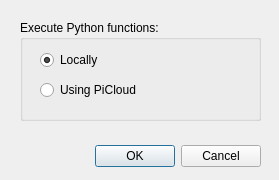
<?xml version="1.0" encoding="UTF-8"?>
<ui version="4.0">
 <class>dialog</class>
 <widget class="QDialog" name="dialog">
  <property name="geometry">
   <rect>
    <x>0</x>
    <y>0</y>
    <width>279</width>
    <height>180</height>
   </rect>
  </property>
  <property name="windowTitle">
   <string>Python</string>
  </property>
  <widget class="QDialogButtonBox" name="buttonBox">
   <property name="geometry">
    <rect>
     <x>20</x>
     <y>140</y>
     <width>241</width>
     <height>32</height>
    </rect>
   </property>
   <property name="orientation">
    <enum>Qt::Horizontal</enum>
   </property>
   <property name="standardButtons">
    <set>QDialogButtonBox::Cancel|QDialogButtonBox::Ok</set>
   </property>
  </widget>
  <widget class="QGroupBox" name="groupBox">
   <property name="geometry">
    <rect>
     <x>20</x>
     <y>20</y>
     <width>241</width>
     <height>101</height>
    </rect>
   </property>
   <property name="title">
    <string>Execute Python functions:</string>
   </property>
   <widget class="QRadioButton" name="executeLocalButton">
    <property name="geometry">
     <rect>
      <x>20</x>
      <y>30</y>
      <width>103</width>
      <height>20</height>
     </rect>
    </property>
    <property name="text">
     <string>Locally</string>
    </property>
    <property name="checked">
     <bool>true</bool>
    </property>
   </widget>
   <widget class="QRadioButton" name="executePicloudButton">
    <property name="geometry">
     <rect>
      <x>20</x>
      <y>60</y>
      <width>161</width>
      <height>20</height>
     </rect>
    </property>
    <property name="text">
     <string>Using PiCloud</string>
    </property>
   </widget>
  </widget>
 </widget>
 <resources/>
 <connections>
  <connection>
   <sender>buttonBox</sender>
   <signal>accepted()</signal>
   <receiver>dialog</receiver>
   <slot>accept()</slot>
   <hints>
    <hint type="sourcelabel">
     <x>248</x>
     <y>254</y>
    </hint>
    <hint type="destinationlabel">
     <x>157</x>
     <y>274</y>
    </hint>
   </hints>
  </connection>
  <connection>
   <sender>buttonBox</sender>
   <signal>rejected()</signal>
   <receiver>dialog</receiver>
   <slot>reject()</slot>
   <hints>
    <hint type="sourcelabel">
     <x>316</x>
     <y>260</y>
    </hint>
    <hint type="destinationlabel">
     <x>286</x>
     <y>274</y>
    </hint>
   </hints>
  </connection>
 </connections>
</ui>
